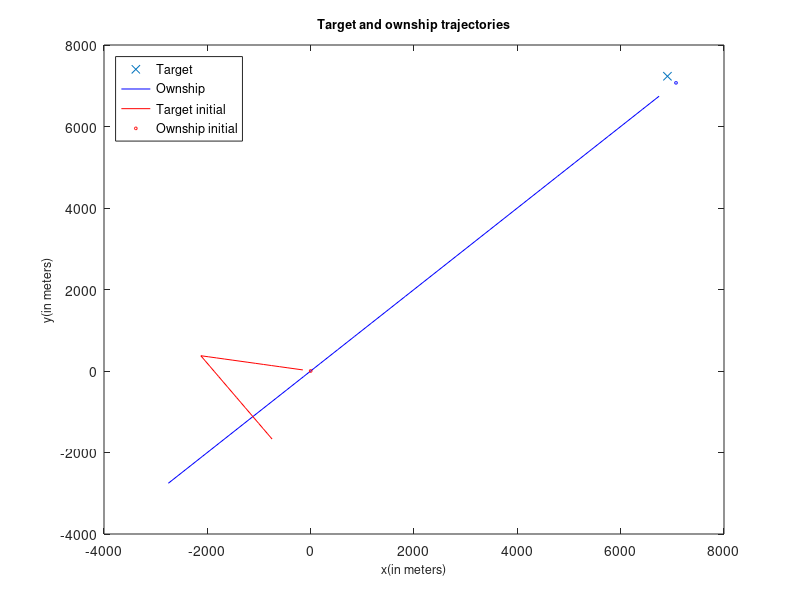

Recreate this plot in MATLAB.
%script
rangeVar = 2;
thetaVar = 6;
velocityVar = 10;
targetInit = [7071; 7071; 225; 7.72];
ownshipInit = [0; 0; 170; 2.57];
ownshipState = ownshipInit;
targetState = targetInit;
targetStateLog = [];
ownshipStateLog = [];
startTime = 60;
time = startTime;
finalTime = 1800;
timeStep = 60;
%Initial Measurements
bearing = atan2(targetInit(1)-ownshipInit(1),targetInit(2)-ownshipInit(2))*180/pi + (thetaVar * randn());
distance = sqrt((targetInit(1)-ownshipInit(1))^2+(targetInit(2)-ownshipInit(2))^2);
targetEst = [distance*cosd(bearing);
             distance*sind(bearing);
             0;
             0];
targetEstLog = [targetEst];
P = [0 0 0 0;
     0 0 0 0;
     0 0 velocityVar^2 0;
     0 0 0 velocityVar^2];
Q = [rangeVar^2 0;
     0 rangeVar^2];

 
 
%Simulation
for i = startTime:timeStep:finalTime
    time = i;
    
%move vehicle and target
if(time == 900)
    ownshipState(3) = -56;
end
ownshipState = [ownshipState(1) + ownshipState(4)*60*cosd(ownshipState(3));
    ownshipState(2) + ownshipState(4)*60*sind(ownshipState(3));
    ownshipState(3);
    ownshipState(4)];
ownshipStateLog = [ownshipStateLog ownshipState];
targetState = [targetState(1) + targetState(4)*60*cosd(targetState(3));
    targetState(2) + targetState(4)*60*sind(targetState(3));
    targetState(3);
    targetState(4)];
targetStateLog = [targetStateLog targetState];

%Measure

%Estimation


end

%Figure
plot(targetEst(1),targetEst(2),'x')
hold on
plot(targetStateLog(1,:),targetStateLog(2,:),'-b')
hold on
plot(ownshipStateLog(1,:),ownshipStateLog(2,:),'-r')
hold on
plot(ownshipInit(1),ownshipInit(2),'or', 'MarkerSize', 2)
hold on
plot(targetInit(1),targetInit(2),'ob', 'MarkerSize', 2)
legend('Target','Ownship','Target initial','Ownship initial')
%plot(ownshipStateLog(1,:),ownshipStateLog(2,:),'o')
legend('Location','northwest')
xlim([-4000 8000])
ylim([-4000 8000])
xlabel('x(in meters)','FontSize',9)
ylabel('y(in meters)','FontSize',9)
title('Target and ownship trajectories','FontSize',9)

hold on
